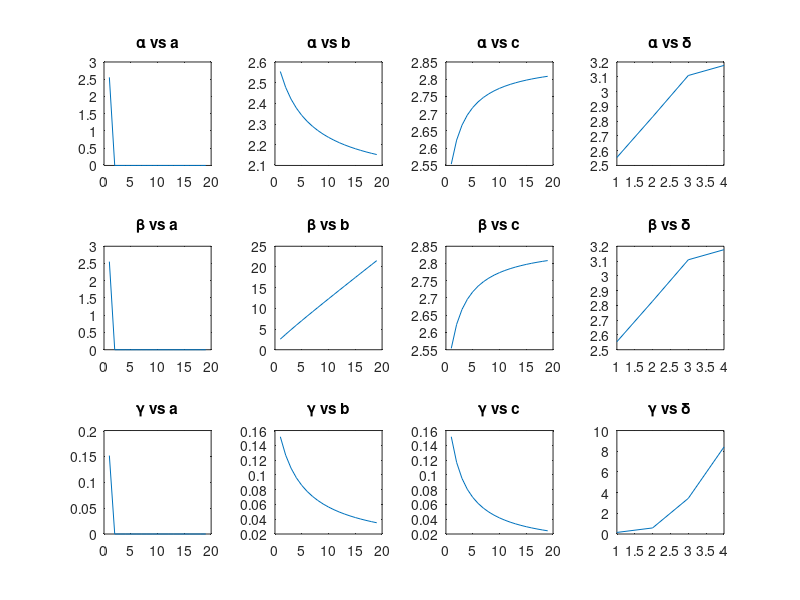

Write the MATLAB code that produced this figure.
clear; close all; clc

% syms an bn gn a b c del
% andrew soln
% f1 = an == a + (c*an*del)/(c+bn*del);
% f2 = bn == b + (c*bn*del)/(c+bn*del);
% f3 = gn == del*gn + (1/2)*(an^2*del^2)/(c+bn*del);
% 
% solns = solve([f1 f2 f3],[an bn gn]);
% 
% f4 = an == a+(c*del^2*an*bn)/((c+del*bn)^2) + (del*an*c)/((c+del*bn)) - 0.5*(del*an*c)/((c+del*bn)^2);
% f5 = bn == b+(c*del^2*bn^2)/((c+del*bn)^2) + (del*bn*c^2)/((c+del*bn)^2);
% f6 = gn == del*gn - 0.5*((c+1)*del^2*an^2)/((c+del*bn)^2) + (del^2*an^2)/(c+del*bn);
% 
% solns2 = solve([f4 f5 f6],[an bn gn]);

pa = 2:20;
pb = pa;%2*[1 2 4 8];
pc = pa;%2*[1 2 4 8];
pd = [0.3 0.5 0.8 0.9];
T = 500;
alph = zeros(length(pa),length(pb),length(pc),length(pd),T);
bet = alph;
gam = alph;
for a = 1:size(pa)
    for b = 1:length(pb)
        for c=1:length(pc)
            for d= 1:length(pd)
for tt=2:T
    alph(a,b,c,d,tt) = pa(a) + (pc(c)*pd(d)*alph(a,b,c,d,tt-1))/(pc(c)+bet(a,b,c,d,tt-1)*pd(d));
    bet(a,b,c,d,tt)  = pb(b) + (pc(c)*pd(d)*bet(a,b,c,d,tt-1))/(pc(c)+bet(a,b,c,d,tt-1)*pd(d));
    gam(a,b,c,d,tt)  = pd(d)*gam(a,b,c,d,tt-1) + 0.5*(alph(a,b,c,d,tt-1)^2*pd(d)^2)/(pc(c)+bet(a,b,c,d,tt-1)*pd(d));
%     alph(tt) = pa+(pc*pd^2*alph(tt-1)*bet(tt-1))/((pc+pd*bet(tt-1))^2) + (pd*alph(tt-1)*pc)/((pc+pd*bet(tt-1))) - 0.5*(pd*alph(tt-1)*pc)/((pc+pd*bet(tt-1))^2);
%     bet(tt)  = pb+(pc*pd^2*bet(tt-1)^2)/((pc+pd*bet(tt-1))^2) + (pd*bet(tt-1)*pc^2)/((pc+pd*bet(tt-1))^2);
%     gam(tt)  = pd*gam(tt-1) - 0.5*((pc+1)*pd^2*alph(tt-1)^2)/((pc+pd*bet(tt-1))^2) + (pd^2*alph(tt-1)^2)/(pc+pd*bet(tt-1));
end
            end
        end
    end
end


figure
subplot(3,4,1)
plot(squeeze(alph(:,1,1,1,end)))
title('\alpha vs a')
subplot(3,4,2)
plot(squeeze(alph(1,:,1,1,end)))
title('\alpha vs b')
subplot(3,4,3)
plot(squeeze(alph(1,1,:,1,end)))
title('\alpha vs c')
subplot(3,4,4)
plot(squeeze(alph(1,1,1,:,end)))
title('\alpha vs \delta')
subplot(3,4,5)
plot(squeeze(bet(:,1,1,1,end)))
title('\beta vs a')
subplot(3,4,6)
plot(squeeze(bet(1,:,1,1,end)))
title('\beta vs b')
subplot(3,4,7)
plot(squeeze(bet(1,1,:,1,end)))
title('\beta vs c')
subplot(3,4,8)
plot(squeeze(bet(1,1,1,:,end)))
title('\beta vs \delta')
subplot(3,4,9)
plot(squeeze(gam(:,1,1,1,end)))
title('\gamma vs a')
subplot(3,4,10)
plot(squeeze(gam(1,:,1,1,end)))
title('\gamma vs b')
subplot(3,4,11)
plot(squeeze(gam(1,1,:,1,end)))
title('\gamma vs c')
subplot(3,4,12)
plot(squeeze(gam(1,1,1,:,end)))
title('\gamma vs \delta')
return


figure
plot(alph)
title('\alpha')
figure
plot(bet)
title('\beta')
figure
plot(gam)
title('\gamma')
